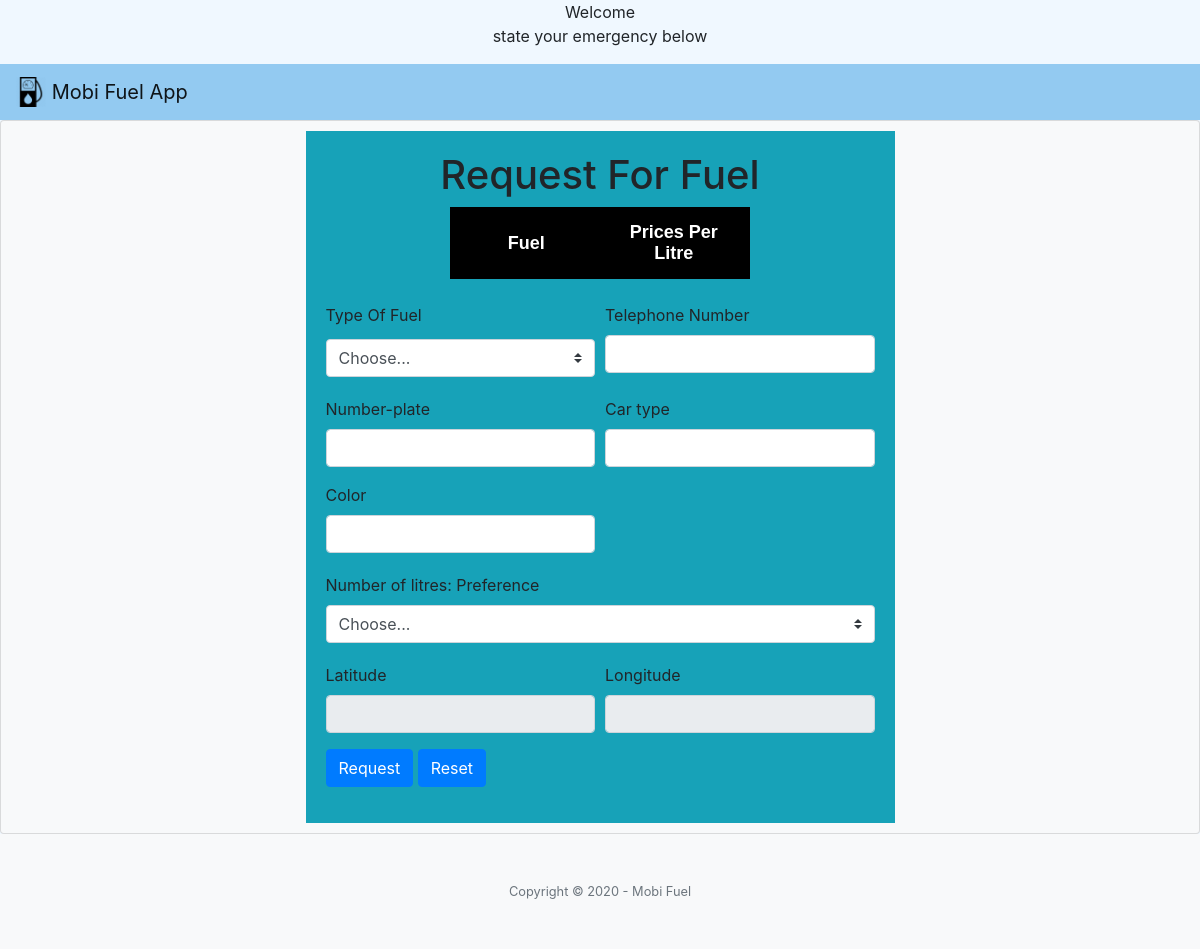
Page /request.php on the earlier database version.
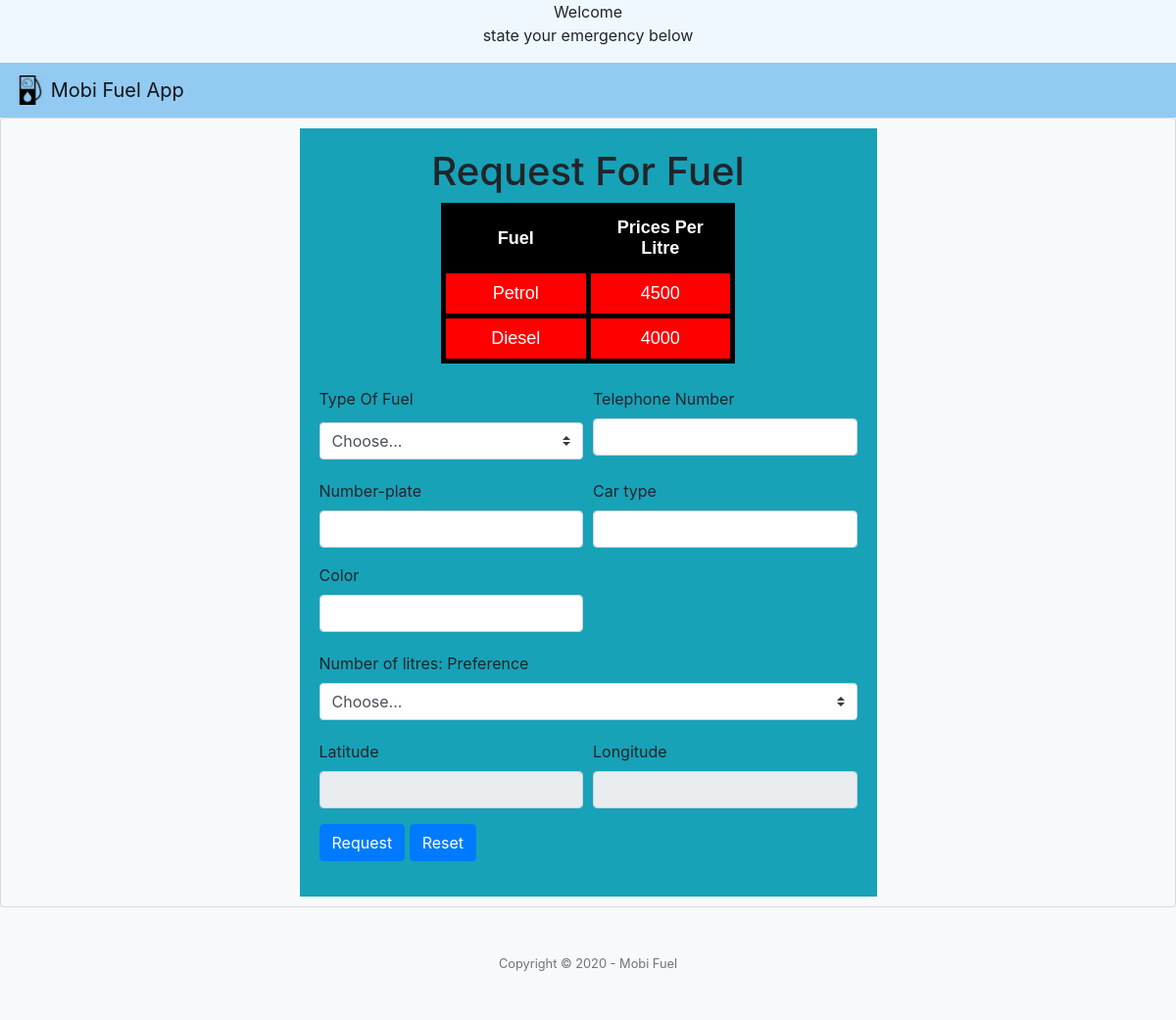
Same page on the later database version.
### tables this page shows
CREATE TABLE `fueltypes` (
  `fueltype` varchar(100) NOT NULL,
  `price` int(10) NOT NULL
);

### request.php (the view, shortened to what this page needs)
<html>
<head>
 <link type="text/css" rel="stylesheet" href="bootsrap/css/bootstrap.min.css">
 <link type="text/css" rel="stylesheet" href="css/bootstrap.css">
 <link type="text/css" rel="stylesheet" href="css/style.css">
</head>
<body>
<center>Welcome <?php echo $_SESSION['email']; ?> <p>state your emergency below</center>
<nav class="navbar navbar-light" style="background-color: #93caf1;">
    <a class="navbar-brand" href="#">
      <img src="images/gas.png" width="30" height="30" class="d-inline-block align-top" alt="">
     Mobi Fuel App
    </a>
  </nav>
  <div class="card bg-light" style="width: 100%;  padding: 10px";>
  <div  class="bg-info card-body d-card" style="width: 50%;margin: 0 auto;">
    <h1 class="text-center">Request For Fuel</h1>
   <center>
  <table >
      <tr>
        <th>Fuel</th>
        <th>Prices Per Litre</th>
      </tr>
      <?php require_once("db.php");
$sql="SELECT * from fueltypes";
$query=mysqli_query($conn,$sql);
while($row=mysqli_fetch_assoc($query)){
       ?>
    <tr>
      <td><?php echo $row['fueltype']; ?></td>
      <td><?php echo $row['price']; ?></td>
      </tr>
     <?php } ?>
  </table>
   </center>
   <br>
<form action="request.php" method="POST">
        <div class="form-row">
            <div class="form-group col-md-6">
                <label for="formGroupExampleInput">Type Of Fuel</label>
                <select class="custom-select my-1 mr-sm-2" id="inlineFormCustomSelectPref" name="fueltype">
                    <option selected>Choose...</option>
                  </select>
              </div>
              <div class="form-group col-md-6">
                <label for="formGroupExampleInput2">Telephone Number</label>
                <input type="number" maxlength="10" class="form-control" id="formGroupExampleInput2" placeholder="" required="required" name="phone">
              </div>
              </div>
              <div class="form-row">
                  <div class="form-group col-md-6">
                      <label for="formGroupExampleInput">Number-plate</label>
                      <input type="text" class="form-control" id="formGroupExampleInput" placeholder="" required="required" name="numberplate">
                    </div>
                    <div class="form-group col-md-6">
                      <label for="formGroupExampleInput2">Car type</label>
                      <input type="text" class="form-control" id="formGroupExampleInput2" placeholder="" required="required" name="cartype">
                    </div>
                    </div>
                    <div class="form-row">
                        <div class="form-group col-md-6">
                            <label for="formGroupExampleInput">Color</label>
                            <input type="text" class="form-control" id="formGroupExampleInput" placeholder="" required="required" name="carcolor">
                          </div>
                          </div>
              <p>Number of litres:
                  <label class="my-1 mr-2" for="inlineFormCustomSelectPref">Preference</label>
                  <select class="custom-select my-1 mr-sm-2" id="inlineFormCustomSelectPref" name="litres">
                    <option selected>Choose...</option>
                  </select>
        </p>
  <div class="form-row">
                  <div class="form-group col-md-6">
                      <label for="formGroupExampleInput">Latitude</label>
                      <input type="text" class="form-control" id="formGroupExampleInput" value="<?php echo $_SESSION['latitude']; ?>" readonly="readonly" required="required" name="latitude">
                    </div>
                    <div class="form-group col-md-6">
                      <label for="formGroupExampleInput2">Longitude</label>
                      <input type="text" class="form-control" id="formGroupExampleInput2" readonly="readonly" value="<?php echo $_SESSION['longitude']; ?>" placeholder="" required="required" name="longitude">
                    </div>
                    </div>
        <button type="submit" class="btn btn-primary" name="request">Request</button>
        <button type="Reset" class="btn btn-primary" href="#">Reset</button>
      </form>
    </div>
</div>
<footer class="bg-light py-5">
    <div class="container">
      <div class="small text-center text-muted">Copyright &copy; 2020 - Mobi Fuel</div>
    </div>
  </footer>
</body>
</html>

### css/style.css (style rules this page uses)
table { width:300px; margin:auto; text-align: center; table-layout: fixed; }
table ,tr,th,td { padding:10px; color:white; background-color:red; border:5px solid black; border-collapse: collapse; font-size:18px ; font-family: Arial; }
table th { background-color:black; }
body { background-color:aliceblue; background-image: url("wood.jpg"); }

Differences in the rows shown:
added fueltypes: fueltype "Petrol", price "4500"
added fueltypes: fueltype "Diesel", price "4000"
